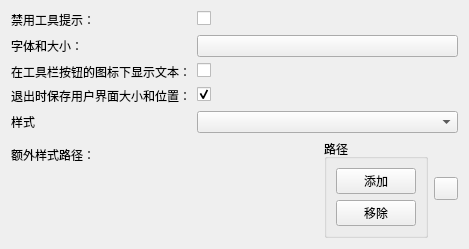
<ui version="4.0">
 <class>qSlicerSettingsStylesPanel</class>
 <widget class="ctkSettingsPanel" name="qSlicerSettingsStylesPanel">
  <property name="geometry">
   <rect>
    <x>0</x>
    <y>0</y>
    <width>469</width>
    <height>227</height>
   </rect>
  </property>
  <property name="windowTitle">
   <string>样式设置</string>
  </property>
  <layout class="QFormLayout" name="formLayout">
   <property name="fieldGrowthPolicy">
    <enum>QFormLayout::AllNonFixedFieldsGrow</enum>
   </property>
   <item row="6" column="0">
    <widget class="QLabel" name="AdditionalModulePathsLabel">
     <property name="text">
      <string>额外样式路径：</string>
     </property>
    </widget>
   </item>
   <item row="6" column="1">
    <widget class="QWidget" name="AdditionalStylePathsWidget" native="true">
     <layout class="QHBoxLayout" name="horizontalLayout_2">
      <property name="margin">
       <number>0</number>
      </property>
      <item>
       <widget class="qSlicerDirectoryListView" name="AdditionalStylePathsView" native="true">
        <property name="sizePolicy">
         <sizepolicy hsizetype="MinimumExpanding" vsizetype="Preferred">
          <horstretch>0</horstretch>
          <verstretch>0</verstretch>
         </sizepolicy>
        </property>
        <property name="toolTip">
         <string />
        </property>
       </widget>
      </item>
      <item>
       <widget class="QGroupBox" name="groupBox">
        <property name="title">
         <string>路径</string>
        </property>
        <layout class="QVBoxLayout" name="verticalLayout_2">
         <item>
          <widget class="QPushButton" name="AddAdditionalStylePathButton">
           <property name="toolTip">
            <string>&amp;lt;!DOCTYPE HTML PUBLIC "-//W3C//DTD HTML 4.0//EN" "http://www.w3.org/TR/REC-html40/strict.dtd"&amp;gt;</string>
           </property>
           <property name="text">
            <string>添加</string>
           </property>
          </widget>
         </item>
         <item>
          <widget class="QPushButton" name="RemoveAdditionalStylePathButton">
           <property name="toolTip">
            <string>&amp;lt;!DOCTYPE HTML PUBLIC "-//W3C//DTD HTML 4.0//EN" "http://www.w3.org/TR/REC-html40/strict.dtd"&amp;gt;</string>
           </property>
           <property name="text">
            <string>移除</string>
           </property>
          </widget>
         </item>
         <item>
          <spacer name="verticalSpacer">
           <property name="orientation">
            <enum>Qt::Vertical</enum>
           </property>
           <property name="sizeHint" stdset="0">
            <size>
             <width>20</width>
             <height>40</height>
            </size>
           </property>
          </spacer>
         </item>
        </layout>
       </widget>
      </item>
      <item>
       <widget class="ctkExpandButton" name="AdditionalStylePathMoreButton">
        <property name="toolTip">
         <string>&amp;lt;!DOCTYPE HTML PUBLIC "-//W3C//DTD HTML 4.0//EN" "http://www.w3.org/TR/REC-html40/strict.dtd"&amp;gt;</string>
        </property>
        <property name="checked">
         <bool>true</bool>
        </property>
        <property name="mirrorOnExpand">
         <bool>true</bool>
        </property>
       </widget>
      </item>
     </layout>
    </widget>
   </item>
   <item row="5" column="0">
    <widget class="QLabel" name="StyleLabel">
     <property name="text">
      <string>样式</string>
     </property>
    </widget>
   </item>
   <item row="5" column="1">
    <widget class="QComboBox" name="StyleComboBox">
     <property name="toolTip">
      <string>&amp;lt;!DOCTYPE HTML PUBLIC "-//W3C//DTD HTML 4.0//EN" "http://www.w3.org/TR/REC-html40/strict.dtd"&amp;gt;</string>
     </property>
    </widget>
   </item>
   <item row="0" column="0">
    <widget class="QLabel" name="ShowToolTipsLabel">
     <property name="text">
      <string>禁用工具提示：</string>
     </property>
    </widget>
   </item>
   <item row="0" column="1">
    <widget class="QCheckBox" name="ShowToolTipsCheckBox">
     <property name="toolTip">
      <string>&amp;lt;!DOCTYPE HTML PUBLIC "-//W3C//DTD HTML 4.0//EN" "http://www.w3.org/TR/REC-html40/strict.dtd"&amp;gt;</string>
     </property>
     <property name="text">
      <string />
     </property>
    </widget>
   </item>
   <item row="1" column="0">
    <widget class="QLabel" name="FontLabel">
     <property name="text">
      <string>字体和大小：</string>
     </property>
    </widget>
   </item>
   <item row="1" column="1">
    <widget class="ctkFontButton" name="FontButton">
     <property name="toolTip">
      <string>&amp;lt;!DOCTYPE HTML PUBLIC "-//W3C//DTD HTML 4.0//EN" "http://www.w3.org/TR/REC-html40/strict.dtd"&amp;gt;</string>
     </property>
    </widget>
   </item>
   <item row="2" column="0">
    <widget class="QLabel" name="ShowToolButtonTextLabel">
     <property name="text">
      <string>在工具栏按钮的图标下显示文本：</string>
     </property>
    </widget>
   </item>
   <item row="2" column="1">
    <widget class="QCheckBox" name="ShowToolButtonTextCheckBox">
     <property name="toolTip">
      <string>&amp;lt;!DOCTYPE HTML PUBLIC "-//W3C//DTD HTML 4.0//EN" "http://www.w3.org/TR/REC-html40/strict.dtd"&amp;gt;</string>
     </property>
     <property name="text">
      <string />
     </property>
    </widget>
   </item>
   <item row="3" column="0">
    <widget class="QLabel" name="RestoreUILabel">
     <property name="text">
      <string>退出时保存用户界面大小和位置：</string>
     </property>
    </widget>
   </item>
   <item row="3" column="1">
    <widget class="QCheckBox" name="RestoreUICheckBox">
     <property name="toolTip">
      <string>&amp;lt;!DOCTYPE HTML PUBLIC "-//W3C//DTD HTML 4.0//EN" "http://www.w3.org/TR/REC-html40/strict.dtd"&amp;gt;</string>
     </property>
     <property name="text">
      <string />
     </property>
     <property name="checked">
      <bool>true</bool>
     </property>
     <property name="tristate">
      <bool>false</bool>
     </property>
    </widget>
   </item>
  </layout>
 </widget>
 <customwidgets>
  <customwidget>
   <class>ctkExpandButton</class>
   <extends>QToolButton</extends>
   <header>ctkExpandButton.h</header>
  </customwidget>
  <customwidget>
   <class>ctkFontButton</class>
   <extends>QPushButton</extends>
   <header>ctkFontButton.h</header>
  </customwidget>
  <customwidget>
   <class>ctkSettingsPanel</class>
   <extends>QWidget</extends>
   <header>ctkSettingsPanel.h</header>
   <container>1</container>
  </customwidget>
  <customwidget>
   <class>qSlicerDirectoryListView</class>
   <extends>QWidget</extends>
   <header>qSlicerDirectoryListView.h</header>
   <container>1</container>
  </customwidget>
 </customwidgets>
 <resources />
 <connections>
  <connection>
   <sender>AdditionalStylePathMoreButton</sender>
   <signal>toggled(bool)</signal>
   <receiver>groupBox</receiver>
   <slot>setVisible(bool)</slot>
   <hints>
    <hint type="sourcelabel">
     <x>640</x>
     <y>427</y>
    </hint>
    <hint type="destinationlabel">
     <x>617</x>
     <y>471</y>
    </hint>
   </hints>
  </connection>
 </connections>
</ui>
